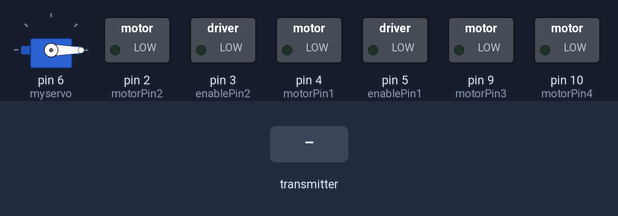
Bench run of a sketch on a simulated Arduino Uno, built with avr-gcc and run on an emulated ATmega328P. Shown: servo, switched loads named in the sketch (green lamp = pin HIGH). The test bench sets the inputs (shaded band). No radio packets arrive unless stated.

Above: at 1.2 s.
1.3 s: the transmitter starts sending dir.0 = 0
At 2.5 s:
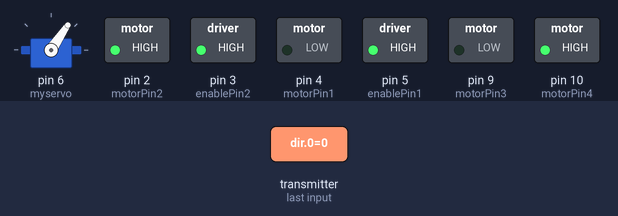
2.8 s: the transmitter starts sending dir.1 = 256
At 3.9 s:
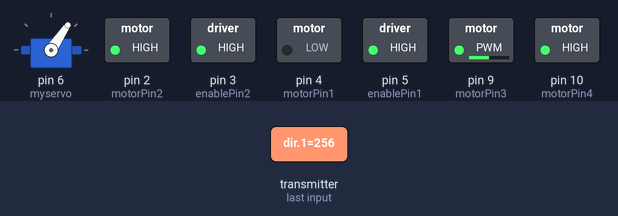
4.3 s: the transmitter starts sending dir.0 = 256
At 5.0 s:
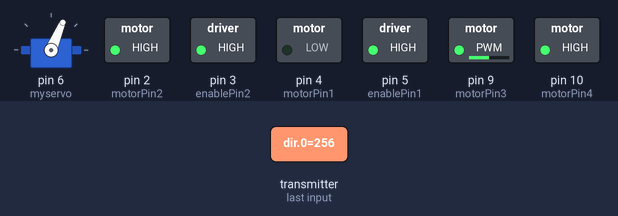
5.8 s: the transmitter starts sending dir.1 = 0
At 6.1 s:
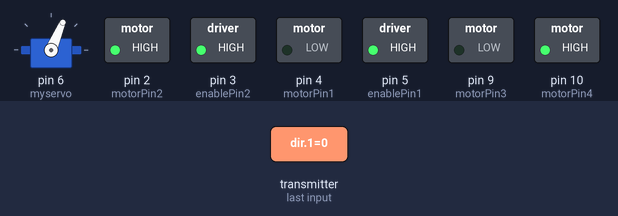
7.3 s: the transmitter starts sending dir.0 = 1023
At 8.5 s:
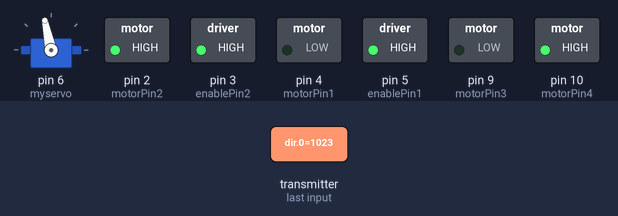
8.8 s: the transmitter starts sending dir.1 = 512
At 9.6 s:
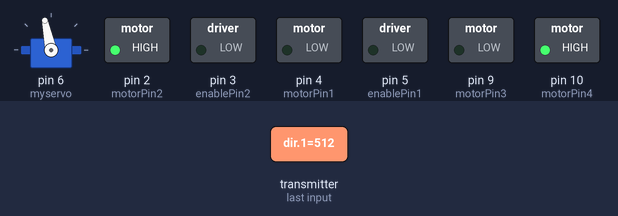
Timing chart, 0 to 11.3 s (numbered marks = the images above; inputs shaded):
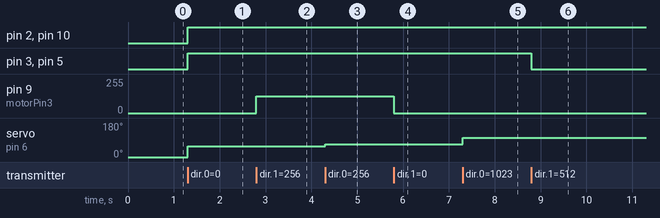

Measured:
- after the input at 1.3 s, pin 2 (motorPin2), pin 3 (enablePin2), pin 5 (enablePin1), pin 10 (motorPin4): LOW → HIGH at once; servo on pin 6 (myservo): 0° → 56° at once
- after the input at 2.8 s, pin 9 (motorPin3): 0/255 → 127/255 at once
- after the input at 4.3 s, servo on pin 6 (myservo): 56° → 67° at once
- after the input at 5.8 s, pin 9 (motorPin3): 127/255 → 0/255 at once
- after the input at 7.3 s, servo on pin 6 (myservo): 67° → 102° at once
- after the input at 8.8 s, pin 3 (enablePin2), pin 5 (enablePin1): HIGH → LOW at once

The sketch:

receptor-masina.ino
```cpp
#include <SPI.h>
#include <nRF24L01.h>
#include <RF24.h>
#include <Servo.h>

// Pinii pentru motor
int enablePin1 = 5;
int motorPin1 = 4;
int motorPin2 = 2;
int enablePin2 = 3;
int motorPin3 = 9;
int motorPin4 = 10;

RF24 radio(7, 8); // CE, CSN
Servo myservo;
int servoAngle;
int motorSpeed;
int dir[2];
const byte address[6] = "00001";

void setup() {

  myservo.attach(6); // Pinul pentru servomotor
  radio.begin();
  radio.openReadingPipe(0, address);
  radio.setPALevel(RF24_PA_MIN);
  radio.startListening();

  pinMode(enablePin1, OUTPUT);
  pinMode(motorPin1, OUTPUT);
  pinMode(motorPin2, OUTPUT);
  pinMode(enablePin2, OUTPUT);
  pinMode(motorPin3, OUTPUT);
  pinMode(motorPin4, OUTPUT);

}

void loop() {
  if (radio.available()) {
    radio.read(&dir, sizeof(dir));
    servoAngle = map(dir[0], 0, 1023, 56, 102); // Mapează valoarea pentru unghiul servomotorului
    motorSpeed = map(dir[1], 0, 1023, -255, 255);
  }
  myservo.write(servoAngle);

  if (motorSpeed > 10) { // Dacă joystick-ul este împins în sus (inainte)
    digitalWrite(enablePin1, HIGH);
    digitalWrite(enablePin2, HIGH);
    analogWrite(motorPin1, motorSpeed);
    digitalWrite(motorPin2, LOW);
    analogWrite(motorPin3, motorSpeed);
    digitalWrite(motorPin4, LOW);
  } else if (motorSpeed < -10) { // Dacă joystick-ul este împins în jos (înapoi)
    digitalWrite(enablePin1, HIGH);
    digitalWrite(enablePin2, HIGH);
    analogWrite(motorPin1, 255 + motorSpeed); // Ajustare pentru valoarea negativă
    digitalWrite(motorPin2, HIGH);
    analogWrite(motorPin3, 255 + motorSpeed); // Ajustare pentru valoarea negativă
    digitalWrite(motorPin4, HIGH);
  } else { // Dacă joystick-ul este în poziție neutră
    digitalWrite(enablePin1, LOW);
    digitalWrite(enablePin2, LOW);
  }

}
```
